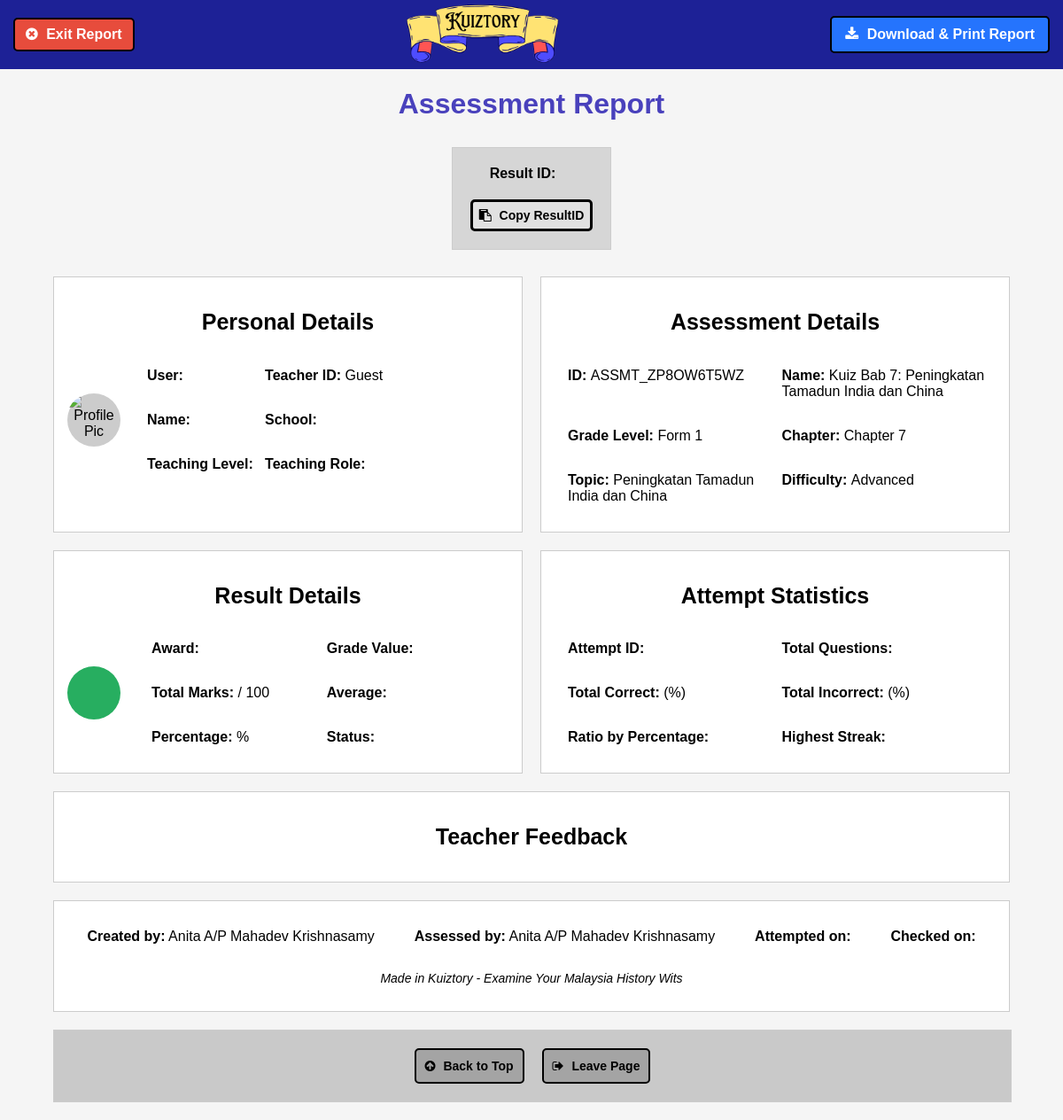
/assessmentReport.php?assmtcode=ASSMT_ZP8OW6T5WZ, run on the app's committed database.
### tables this page shows
CREATE TABLE `assessment` (
  `AssmtCode` varchar(50) NOT NULL,
  `TeacherID` varchar(50) NOT NULL,
  `AssmtName` varchar(250) NOT NULL,
  `AssmtDesc` varchar(500) NOT NULL,
  `AssmtRegDate` date NOT NULL,
  `AssmtGradeLvl` varchar(20) NOT NULL,
  `AssmtChapter` varchar(20) NOT NULL,
  `AssmtTopic` varchar(250) NOT NULL,
  `AssmtDifficulty` varchar(20) NOT NULL,
  `AssmtVisibility` varchar(20) NOT NULL,
  `AssmtTags` varchar(500) DEFAULT NULL,
  `AssmtBgImg` varchar(250) DEFAULT NULL,
  `AssmtOpenStatus` varchar(50) NOT NULL,
  `LikeCount` int(255) NOT NULL,
  `DislikeCount` int(255) NOT NULL
);

CREATE TABLE `teacher` (
  `TeacherID` varchar(50) NOT NULL,
  `TeacherEmail` varchar(250) NOT NULL,
  `TeacherName` varchar(250) NOT NULL,
  `TeacherTelNo` varchar(20) NOT NULL,
  `TeacherGender` varchar(6) NOT NULL,
  `TeacherCountry` varchar(50) NOT NULL,
  `TeachingLvl` varchar(20) NOT NULL,
  `TeacherSchool` varchar(250) NOT NULL,
  `TeacherRole` varchar(50) NOT NULL,
  `TeacherImg` varchar(250) DEFAULT NULL,
  `TeacherPSWD` varchar(250) NOT NULL,
  `TeacherRegDate` date NOT NULL
);

### phpcrud/info_Result.php (called while the page is built, shortened)
<?php
    include 'DBconnection.php';
    if(isset($_SESSION['SES_StuID'])) {
        $refUserID = $_SESSION['SES_StuID'];
    } else if (isset($_SESSION['SES_TeaID'])) {
        $refUserID = $_SESSION['SES_TeaID'];
    } else {
        $refUserID = "Guest";
    }
    $query = "SELECT * FROM result WHERE AssmtCode = '$refAssmtCode' AND AttemptID = '$refAtmptID';";
    $results = mysqli_query($connection, $query);
    $data = mysqli_fetch_assoc($results);
    $markPercent = $data['MarkPercent'];
    $passStatus = $data['PassStatus'];
    $percentCorrect = $data['PercentCorrect'];
    $percentIncorrect = $data['PercentIncorrect'];
    if (str_ends_with($markPercent, '.00')) {
        $trimmedPercent = str_replace('.00', '', $markPercent);
        $formatMarkPercent = $trimmedPercent . "%";
    } else {
        $formatMarkPercent = $markPercent . "%";
    }
    if (str_ends_with($percentCorrect, '.00')) {
        $trimmedPercent = str_replace('.00', '', $percentCorrect);
        $formatCorrectPercent = $trimmedPercent . "%";
    } else {
        $formatCorrectPercent = $percentCorrect . "%";
    }
    if (str_ends_with($percentIncorrect, '.00')) {
        $trimmedPercent = str_replace('.00', '', $percentIncorrect);
        $formatIncorrectPercent = $trimmedPercent . "%";
    } else {
        $formatIncorrectPercent = $percentIncorrect . "%";
    }
?>
<?php
    $query2 = "SELECT SUM(QueMark) AS TotalQueMarks FROM question WHERE AssmtCode = '$refAssmtCode';";
    $results2 = mysqli_query($connection, $query2);
    $data2 = mysqli_fetch_assoc($results2);
    $refTotalQMarks = $data2['TotalQueMarks'];
?>
<?php
    $query4 = "SELECT * FROM assessment WHERE AssmtCode = '$refAssmtCode';";
    $results4 = mysqli_query($connection, $query4);
    $data4 = mysqli_fetch_assoc($results4);
    $refAssmtName = $data4['AssmtName'];
    $refTeacherID = $data4['TeacherID'];
    $refAssmtGrade = $data4['AssmtGradeLvl'];
    $refAssmtChapter = $data4['AssmtChapter'];
    $refAssmtTopic = $data4['AssmtTopic'];
    $refAssmtDiff = $data4['AssmtDifficulty'];
?>
<?php
    $query5 = "SELECT TeacherName FROM teacher WHERE TeacherID = '$refTeacherID';";
    $results5 = mysqli_query($connection, $query5);
    $data5 = mysqli_fetch_assoc($results5);
    $refTeacherName = $data5['TeacherName'];
?>

### assessmentReport.php (the view, shortened to what this page needs)
<!DOCTYPE html>
<html lang="en">
<head>
    <link rel="stylesheet" href="./styles/assessmentReport.css">
    <link rel="stylesheet" href="./styles/header2.css">
    <link rel="stylesheet" href="https://cdnjs.cloudflare.com/ajax/libs/font-awesome/4.7.0/css/font-awesome.min.css">
</head>
<body>
    <?php
        $refAssmtCode = $_GET['assmtcode'];
        $refAtmptID = $_GET['atmptID'];
        include './phpcrud/info_Result.php';
    ?>
    <header class="removePrint">
        <button class="exit-btn" onclick="location.href='homePage.php';">
            <i class="fa fa-times-circle" style="padding-right:5px;"></i>
            Exit Report
        </button>
        <div class="logo">
            <a href="homePage.php">
                <img src="./images/Kuiztory_title_trans.png" alt="Kuiztory logo">
            </a>
        </div>
        <div class="header-buttons">
            <button class="save-btn" onclick="print();">
                <i class="fa fa-download" style="padding-right:5px;"></i>
                Download & Print Report
            </button>
        </div>
    </header>
    <div class="title-and-description">
        <h1 class="title">Assessment Report</h1>
    </div>
    <div class="container">
        <div class="info-box">
            <div class="info">
                <span>
                    <strong>Result ID: </strong>
                    <span id="copyInfo"><?php echo $resultID;?></span>
                </span>
                <div class="copy removePrint">
                    <button class="copy-Btn info1" onclick="copyToClipboard('copyInfo')">
                        <i class="fa fa-clipboard" style="padding-right:5px;"></i>
                        Copy ResultID
                    </button>
                </div>
            </div>
        </div>
    <div class="report-content">
        <div class="row">
            <div class="box personal-details">
                <h2 style="font-size:25px;">Personal Details</h2>
                <div class="profile">
                    <div class="profile-pic">
                        <img src="<?php echo $userImg?>" alt="Profile Pic">
                    </div>
                    <div class="content">
                        <p>
                            <strong>User: </strong>
                        </p>
                        <p>
                            <?php
                                if($userRole == "Student") {
                            ?>
                                    <strong>Student ID: </strong>
                                    <?php echo $refUserID;?>
                            <?php
                                } else {
                            ?>
                                    <strong>Teacher ID: </strong>
                                    <?php echo $refUserID;?>
                            <?php
                                }
                            ?>
                        </p>
                        <p>
                            <strong>Name:</strong>
                        </p>
                        <p>
                            <strong>School:</strong>
                        </p>
                        <p>
                            <?php
                                if($userRole == "Student") {
                            ?>
                                    <strong>Grade Level: </strong>
                                    <?php echo $userGrade;?>
                            <?php
                                } else {
                            ?>
                                    <strong>Teaching Level: </strong>
                            <?php
                                }
                            ?>
                        </p>
                        <p>
                            <?php
                                if($userRole == "Student") {
                            ?>
                                    <strong>SPM Student: </strong>
                                    <?php echo $userSPM;?>
                            <?php
                                } else {
                            ?>
                                    <strong>Teaching Role: </strong>
                            <?php
                                }
                            ?>
                        </p>
                    </div>
                </div>
            </div>
            <div class="box assessment-details">
                <h2 style="font-size:25px;">Assessment Details</h2>
                <div class="content">
                    <p>
                        <strong>ID: </strong>
                        <?php echo $refAssmtCode;?>
                    </p>
                    <p>
                        <strong>Name: </strong>
                        <?php echo $refAssmtName;?>
                    </p>
                    <p>
                        <strong>Grade Level: </strong>
                        <?php echo $refAssmtGrade;?>
                    </p>
                    <p>
                        <strong>Chapter: </strong>
                        <?php echo $refAssmtChapter;?>
                    </p>
                    <p>
                        <strong>Topic: </strong>
                        <?php echo $refAssmtTopic;?>
                    </p>
                    <p>
                        <strong>Difficulty: </strong>
                        <?php echo $refAssmtDiff;?>
                    </p>
                </div>
            </div>
        </div>
        <div class="row">
            <div class="box result-details">
                <h2 style="font-size:25px;">Result Details</h2>
                <div class="result">
                    <?php
                        if($passStatus == "Failed") {
                    ?>
                            <div class="grade-icon" style="background:rgb(174, 39, 39);">
                                <span><?php echo $resultGrade;?></span>
                            </div>
                    <?php
                        } else {
                    ?>
                            <div class="grade-icon" style="background: #27ae60;">
                            </div>
                    <?php
                        }
                    ?>
                    <div class="content">
                        <p>
                            <strong>Award: </strong>
                        </p>
                        <p style="padding-left:50px;">
                            <strong>Grade Value: </strong>
                        </p>
                        <p>
                            <strong>Total Marks: </strong>
                            <?php echo $totalMarks;?> / <?php echo $refTotalQMarks;?>
                        </p>
                        <p style="padding-left:50px;">
                            <strong>Average: </strong>
                        </p>
                        <p>
                            <strong>Percentage: </strong>
                            <?php echo $formatMarkPercent;?>
                        </p>
                        <p style="padding-left:50px;">
                            <strong>Status: </strong>
                        </p>
                    </div>
                </div>
            </div>
            <div class="box attempt-details">
            <h2 style="font-size:25px;">Attempt Statistics</h2>
                    <div class="content" style="padding-left: 15px;">
                        <p>
                            <strong>Attempt ID: </strong>
                        </p>
                        <p>
                            <strong>Total Questions: </strong>
                        </p>
                        <p>
                            <strong>Total Correct: </strong>
                            <?php echo $numQueCorr;?> (<?php echo $formatCorrectPercent;?>)
                        </p>
                        <p>
                            <strong>Total Incorrect: </strong>
                            <?php echo $numQueIncorr;?> (<?php echo $formatIncorrectPercent;?>)
                        </p>
                        <p>
                            <strong>Ratio by Percentage: </strong>
                        </p>
                        <p>
                            <strong>Highest Streak: </strong>
                        </p>
                    </div>
            </div>
        </div>
        <div class="box teacher-feedback">
            <h2 style="font-size:25px;">Teacher Feedback</h2>
        </div>
        <div class="box footer">
            <div class="footer-info">
                <p>
                    <strong>Created by:</strong>
                    <?php echo $refTeacherName;?>
                </p>
                <p>
                    <strong>Assessed by:</strong>
                    <?php echo $refTeacherName;?>
                </p>
                <p>
                    <strong>Attempted on:</strong>
                </p>
                <p>
                    <strong>Checked on:</strong>
                </p>
            </div>
            <p style="font-size:14px;font-style:italic;">Made in Kuiztory - Examine Your Malaysia History Wits</p>
        </div>
    </div>
    <footer class="removePrint">
        <div class="more-action">
            <button class="more-Btn act1" onclick="window.scrollTo({top: 0, behavior:'smooth'})">
                <i class="fa fa-arrow-circle-up" style="padding-right:5px;"></i>
                Back to Top
            </button>
            <button class="more-Btn act2" onclick="location.href='homePage.php';">
                <i class="fa fa-sign-out" style="padding-right:5px;"></i>
                Leave Page
            </button>
        </div>
    </footer>
</body>
</html>

### styles/assessmentReport.css (style rules this page uses)
body { font-family: 'Trebuchet MS', sans-serif; margin: 0; padding: 0; text-align: center; background-color: whitesmoke; }
header { display: flex; flex-wrap: wrap; padding-left: 15px; padding-right: 15px; }
.exit-btn { background: #e74c3c; color: white; border: none; padding: 8px 12px; cursor: pointer; font-weight: bold; font-size: 16px; border: 2px solid black; border-radius: 5px; }
.header-buttons button { background: #2574fd; color: white; border: none; padding: 10px 15px; cursor: pointer; border-radius: 5px; font-weight: bold; font-size: 16px; border: 2px solid black; }
.title { text-align: center; margin-bottom: 10px; color: #4941bc; }
.container { width: 90%; max-width: 1200px; margin: auto; padding: 20px; }
.info-box { display: flex; flex-wrap: wrap; justify-content: center; width: 100%; margin-bottom: 30px;; }
.info { padding: 20px; background: rgb(214, 214, 214); border: 1px solid #ccc; }
.info span { padding-left: 10px; padding-right: 10px; }
.copy { display: flex; flex-wrap: wrap; justify-content: center; gap: 20px; margin-top: 20px; }
.copy-Btn { font-size: 14px; font-weight: bold; color: black; border: 3px solid black; border-radius: 5px; padding: 7px; cursor: pointer; background-color: rgb(225, 225, 225); }
.report-content { display: flex; flex-direction: column; gap: 20px; }
.row { display: flex; justify-content: space-between; gap: 20px; }
.box { background: white; border: 1px solid #ccc; padding: 15px; flex: 1; min-width: 300px; }
.profile { display: flex; align-items: center; gap: 15px; }
.profile-pic { width: 60px; height: 60px; background: #ccc; border-radius: 50%; }
.profile-pic img { max-width: 60px; max-height: 60px; border-radius: 50%;; }
.result { display: flex; align-items: center; gap: 20px; }
.grade-icon { width: 60px; height: 60px; color: white; font-size: 24px; font-weight: bold; display: flex; align-items: center; justify-content: center; border-radius: 50%; }
.content { display: grid; grid-template-columns: 1fr 1fr; text-align: left; padding-left:15px; }
.footer-info { display: flex; flex-direction: row; justify-content: space-around; }
.more-action { display: flex; flex-wrap: wrap; justify-content: center; width: 100%; gap: 20px; margin-top: 20px; background-color: rgb(201, 201, 201); border: 1px solid #ccc; padding-top: 20px; padding-bottom: 20px; }
.more-Btn { font-size: 14px; font-weight: bold; padding: 10px; border: 2px solid black; border-radius: 5px; cursor: pointer; }
.act1 { background-color: rgb(164, 164, 164); }
.act2 { background-color: rgb(164, 164, 164); }

### styles/header2.css (style rules this page uses)
header { display: flex; justify-content: space-between; align-items: center; background: #1d2196; color: #2ab7de; }
.logo, .nav, .home { max-width: 33%; flex-shrink: 1; flex-grow: 1; font-size: 14px; }
.logo { display: flex; justify-content: center; }
.logo img { height: 75px; width: auto; }

### data on the page
assessment: AssmtName "Kuiz Bab 7: Peningkatan Tamadun India dan China", AssmtGradeLvl "Form 1", AssmtChapter "Chapter 7", AssmtTopic "Peningkatan Tamadun India dan China", AssmtDifficulty "Advanced"
teacher: TeacherName "Anita A/P Mahadev Krishnasamy"

### other printed values
$refUserID "Guest"
$refAssmtCode "ASSMT_ZP8OW6T5WZ"
$refTotalQMarks "100"
$formatMarkPercent "%"
$formatCorrectPercent "%"
$formatIncorrectPercent "%"
